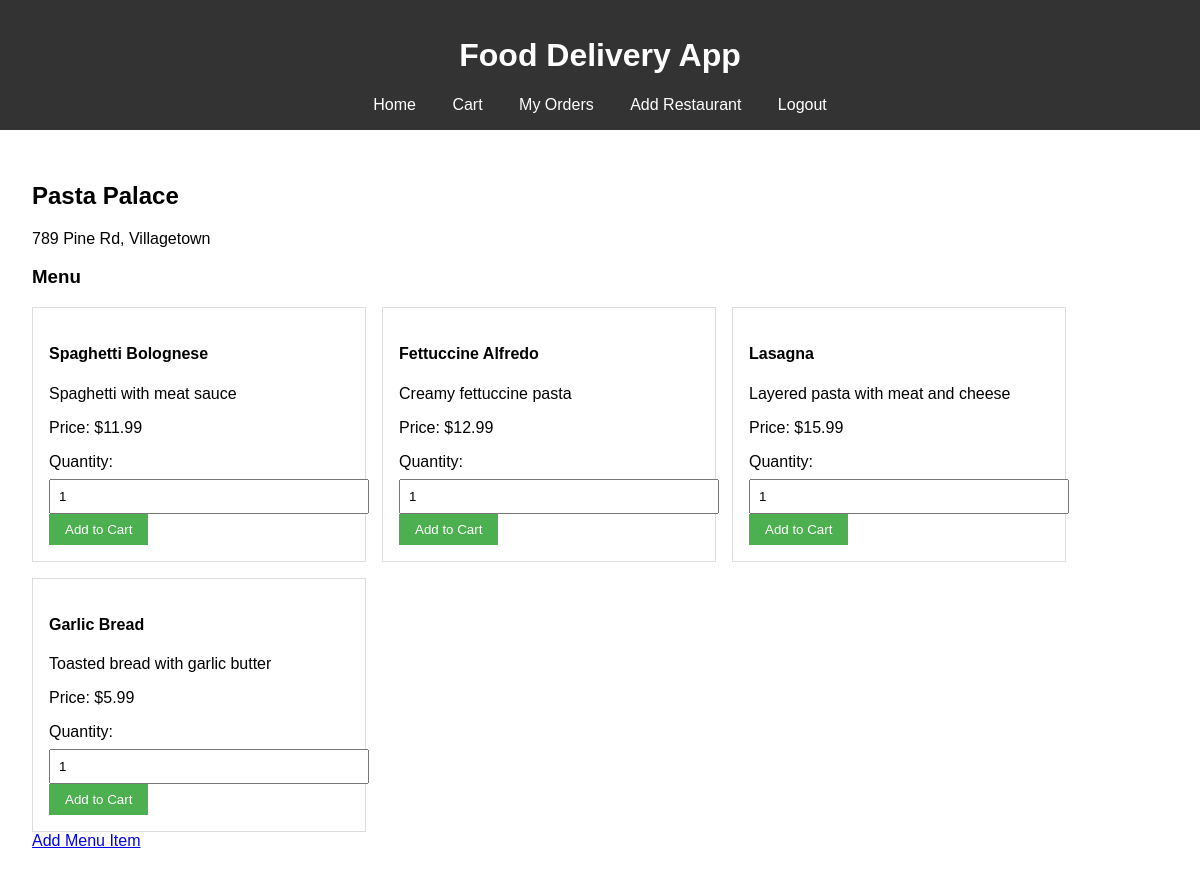
Page /restaurant/3 (signed in) on the committed database.
### app.py (models this page shows)
class Restaurant(db.Model):
    id = db.Column(db.Integer, primary_key=True)
    name = db.Column(db.String(150), nullable=False)
    address = db.Column(db.String(300), nullable=False)
    owner_id = db.Column(db.Integer, db.ForeignKey('user.id'), nullable=False)

class MenuItem(db.Model):
    id = db.Column(db.Integer, primary_key=True)
    name = db.Column(db.String(150), nullable=False)
    description = db.Column(db.Text)
    price = db.Column(db.Float, nullable=False)
    restaurant_id = db.Column(db.Integer, db.ForeignKey('restaurant.id'), nullable=False)

### app.py (the view)
@app.route('/restaurant/<int:restaurant_id>')
@login_required
def restaurant_menu(restaurant_id):
    restaurant = Restaurant.query.get_or_404(restaurant_id)
    menu_items = MenuItem.query.filter_by(restaurant_id=restaurant_id).all()
    return render_template('restaurant.html', restaurant=restaurant, menu_items=menu_items)

### app.py (called while the page is built)
@login_manager.user_loader
def load_user(user_id):
    return User.query.get(int(user_id))

### templates/restaurant.html (shortened to what this page needs)
{% extends "base.html" %}
{% block content %}
<h2>{{ restaurant.name }}</h2>
<p>{{ restaurant.address }}</p>
<h3>Menu</h3>
<div class="menu">
    {% for item in menu_items %}
        <div class="menu-item">
            <h4>{{ item.name }}</h4>
            <p>{{ item.description }}</p>
            <p>Price: ${{ item.price }}</p>
            <form method="POST" action="{{ url_for('add_to_cart', item_id=item.id) }}">
                <label for="quantity">Quantity:</label>
                <input type="number" id="quantity" name="quantity" value="1" min="1">
                <button type="submit">Add to Cart</button>
            </form>
        </div>
    {% endfor %}
</div>
{% if current_user.role == 'restaurant_owner' and restaurant.owner_id == current_user.id %}
    <a href="{{ url_for('add_menu_item', restaurant_id=restaurant.id) }}">Add Menu Item</a>
{% endif %}
{% endblock %}

### static/style.css (style rules this page uses)
body { font-family: Arial, sans-serif; margin: 0; padding: 0; }
.restaurants, .menu, .cart-items, .orders { display: flex; flex-wrap: wrap; gap: 1rem; }
.restaurant-card, .menu-item, .cart-item, .order-card { border: 1px solid #ddd; padding: 1rem; width: 300px; }
button { background-color: #4CAF50; color: white; padding: 0.5rem 1rem; border: none; cursor: pointer; }
form { max-width: 400px; }
label { display: block; margin-top: 1rem; }
input, textarea, select { width: 100%; padding: 0.5rem; margin-top: 0.5rem; }

### rows in the picture
Restaurant: name "Pasta Palace", address "789 Pine Rd, Villagetown"
MenuItem: name "Spaghetti Bolognese", description "Spaghetti with meat sauce", price "11.99"
MenuItem: name "Fettuccine Alfredo", description "Creamy fettuccine pasta", price "12.99"
MenuItem: name "Lasagna", description "Layered pasta with meat and cheese", price "15.99"
MenuItem: name "Garlic Bread", description "Toasted bread with garlic butter", price "5.99"
